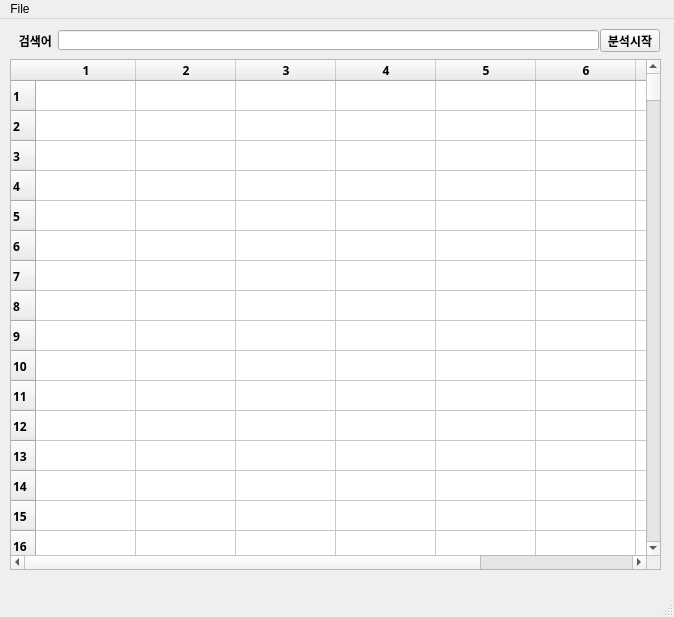
<?xml version="1.0" encoding="UTF-8"?>
<ui version="4.0">
 <class>MainWindow</class>
 <widget class="QMainWindow" name="MainWindow">
  <property name="geometry">
   <rect>
    <x>0</x>
    <y>0</y>
    <width>674</width>
    <height>617</height>
   </rect>
  </property>
  <property name="windowTitle">
   <string>네이버 검색 분석툴</string>
  </property>
  <property name="windowIcon">
   <iconset>
    <normaloff>../../91-사내인트라넷-in.postmedia.kr/public_html/site/company_logo/favicon.ico</normaloff>../../91-사내인트라넷-in.postmedia.kr/public_html/site/company_logo/favicon.ico</iconset>
  </property>
  <widget class="QWidget" name="centralwidget">
   <property name="font">
    <font>
     <family>Noto Sans Blk</family>
     <weight>75</weight>
     <bold>true</bold>
    </font>
   </property>
   <widget class="QPushButton" name="pushButton">
    <property name="geometry">
     <rect>
      <x>600</x>
      <y>10</y>
      <width>60</width>
      <height>23</height>
     </rect>
    </property>
    <property name="text">
     <string>분석시작</string>
    </property>
   </widget>
   <widget class="QLabel" name="label">
    <property name="geometry">
     <rect>
      <x>16</x>
      <y>10</y>
      <width>36</width>
      <height>23</height>
     </rect>
    </property>
    <property name="text">
     <string>검색어</string>
    </property>
    <property name="alignment">
     <set>Qt::AlignRight|Qt::AlignTrailing|Qt::AlignVCenter</set>
    </property>
   </widget>
   <widget class="QLineEdit" name="lineEdit">
    <property name="geometry">
     <rect>
      <x>58</x>
      <y>11</y>
      <width>541</width>
      <height>20</height>
     </rect>
    </property>
   </widget>
   <widget class="QTableWidget" name="tableWidget">
    <property name="geometry">
     <rect>
      <x>10</x>
      <y>40</y>
      <width>651</width>
      <height>511</height>
     </rect>
    </property>
    <property name="rowCount">
     <number>300</number>
    </property>
    <property name="columnCount">
     <number>8</number>
    </property>
    <attribute name="horizontalHeaderCascadingSectionResizes">
     <bool>false</bool>
    </attribute>
    <attribute name="horizontalHeaderMinimumSectionSize">
     <number>60</number>
    </attribute>
    <attribute name="horizontalHeaderShowSortIndicator" stdset="0">
     <bool>false</bool>
    </attribute>
    <attribute name="horizontalHeaderStretchLastSection">
     <bool>false</bool>
    </attribute>
    <attribute name="verticalHeaderShowSortIndicator" stdset="0">
     <bool>false</bool>
    </attribute>
    <attribute name="verticalHeaderStretchLastSection">
     <bool>false</bool>
    </attribute>
    <row/>
    <row/>
    <row/>
    <row/>
    <row/>
    <row/>
    <row/>
    <row/>
    <row/>
    <row/>
    <row/>
    <row/>
    <row/>
    <row/>
    <row/>
    <row/>
    <row/>
    <row/>
    <row/>
    <row/>
    <row/>
    <row/>
    <row/>
    <row/>
    <row/>
    <row/>
    <row/>
    <row/>
    <row/>
    <row/>
    <row/>
    <row/>
    <row/>
    <row/>
    <row/>
    <row/>
    <row/>
    <row/>
    <row/>
    <row/>
    <row/>
    <row/>
    <row/>
    <row/>
    <row/>
    <row/>
    <row/>
    <row/>
    <row/>
    <row/>
    <row/>
    <row/>
    <row/>
    <row/>
    <row/>
    <row/>
    <row/>
    <row/>
    <row/>
    <row/>
    <row/>
    <row/>
    <row/>
    <row/>
    <row/>
    <row/>
    <row/>
    <row/>
    <row/>
    <row/>
    <row/>
    <row/>
    <row/>
    <row/>
    <row/>
    <row/>
    <row/>
    <row/>
    <row/>
    <row/>
    <row/>
    <row/>
    <row/>
    <row/>
    <row/>
    <row/>
    <row/>
    <row/>
    <row/>
    <row/>
    <row/>
    <row/>
    <row/>
    <row/>
    <row/>
    <row/>
    <row/>
    <row/>
    <row/>
    <row/>
    <row/>
    <row/>
    <row/>
    <row/>
    <row/>
    <row/>
    <row/>
    <row/>
    <row/>
    <row/>
    <row/>
    <row/>
    <row/>
    <row/>
    <row/>
    <row/>
    <row/>
    <row/>
    <row/>
    <row/>
    <row/>
    <row/>
    <row/>
    <row/>
    <row/>
    <row/>
    <row/>
    <row/>
    <row/>
    <row/>
    <row/>
    <row/>
    <row/>
    <row/>
    <row/>
    <row/>
    <row/>
    <row/>
    <row/>
    <row/>
    <row/>
    <row/>
    <row/>
    <row/>
    <row/>
    <row/>
    <row/>
    <row/>
    <row/>
    <row/>
    <row/>
    <row/>
    <row/>
    <row/>
    <row/>
    <row/>
    <row/>
    <row/>
    <row/>
    <row/>
    <row/>
    <row/>
    <row/>
    <row/>
    <row/>
    <row/>
    <row/>
    <row/>
    <row/>
    <row/>
    <row/>
    <row/>
    <row/>
    <row/>
    <row/>
    <row/>
    <row/>
    <row/>
    <row/>
    <row/>
    <row/>
    <row/>
    <row/>
    <row/>
    <row/>
    <row/>
    <row/>
    <row/>
    <row/>
    <row/>
    <row/>
    <row/>
    <row/>
    <row/>
    <row/>
    <row/>
    <row/>
    <row/>
    <row/>
    <row/>
    <row/>
    <row/>
    <row/>
    <row/>
    <row/>
    <row/>
    <row/>
    <row/>
    <row/>
    <row/>
    <row/>
    <row/>
    <row/>
    <row/>
    <row/>
    <row/>
    <row/>
    <row/>
    <row/>
    <row/>
    <row/>
    <row/>
    <row/>
    <row/>
    <row/>
    <row/>
    <row/>
    <row/>
    <row/>
    <row/>
    <row/>
    <row/>
    <row/>
    <row/>
    <row/>
    <row/>
    <row/>
    <row/>
    <row/>
    <row/>
    <row/>
    <row/>
    <row/>
    <row/>
    <row/>
    <row/>
    <row/>
    <row/>
    <row/>
    <row/>
    <row/>
    <row/>
    <row/>
    <row/>
    <row/>
    <row/>
    <row/>
    <row/>
    <row/>
    <row/>
    <row/>
    <row/>
    <row/>
    <row/>
    <row/>
    <row/>
    <row/>
    <row/>
    <row/>
    <row/>
    <row/>
    <row/>
    <row/>
    <row/>
    <row/>
    <row/>
    <row/>
    <row/>
    <row/>
    <row/>
    <row/>
    <row/>
    <row/>
    <row/>
    <row/>
    <row/>
    <row/>
    <row/>
    <row/>
    <row/>
    <row/>
    <row/>
    <row/>
    <row/>
    <row/>
    <row/>
    <row/>
    <row/>
    <row/>
    <row/>
    <column/>
    <column/>
    <column/>
    <column/>
    <column/>
    <column/>
    <column/>
    <column/>
   </widget>
   <widget class="QWidget" name="layoutWidget">
    <property name="geometry">
     <rect>
      <x>20</x>
      <y>40</y>
      <width>481</width>
      <height>25</height>
     </rect>
    </property>
    <layout class="QHBoxLayout" name="horizontalLayout"/>
   </widget>
  </widget>
  <widget class="QMenuBar" name="menubar">
   <property name="geometry">
    <rect>
     <x>0</x>
     <y>0</y>
     <width>674</width>
     <height>21</height>
    </rect>
   </property>
   <property name="autoFillBackground">
    <bool>true</bool>
   </property>
   <widget class="QMenu" name="menuFile">
    <property name="title">
     <string>File</string>
    </property>
    <addaction name="actionSAVE_EXCEL"/>
    <addaction name="separator"/>
    <addaction name="actionExit"/>
   </widget>
   <addaction name="menuFile"/>
  </widget>
  <widget class="QStatusBar" name="statusbar"/>
  <action name="actionSAVE_EXCEL">
   <property name="text">
    <string>Save Excel</string>
   </property>
  </action>
  <action name="actionExit">
   <property name="text">
    <string>Exit</string>
   </property>
  </action>
 </widget>
 <resources/>
 <connections/>
 <slots>
  <slot>search()</slot>
 </slots>
</ui>
